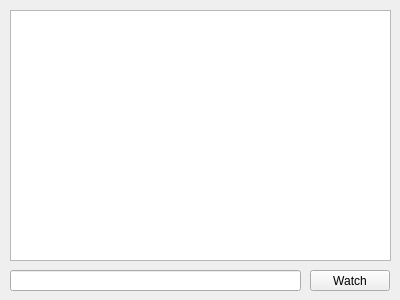
<?xml version="1.0" encoding="UTF-8"?>
<ui version="4.0">
 <class>CvarWatchWindow</class>
 <widget class="QWidget" name="CvarWatchWindow">
  <property name="geometry">
   <rect>
    <x>0</x>
    <y>0</y>
    <width>400</width>
    <height>300</height>
   </rect>
  </property>
  <property name="windowTitle">
   <string>Watch CVars</string>
  </property>
  <widget class="QLineEdit" name="lineEdit">
   <property name="geometry">
    <rect>
     <x>10</x>
     <y>270</y>
     <width>291</width>
     <height>21</height>
    </rect>
   </property>
  </widget>
  <widget class="QPushButton" name="watchCvarButton">
   <property name="geometry">
    <rect>
     <x>310</x>
     <y>270</y>
     <width>80</width>
     <height>21</height>
    </rect>
   </property>
   <property name="text">
    <string>Watch</string>
   </property>
  </widget>
  <widget class="QListView" name="watching">
   <property name="geometry">
    <rect>
     <x>10</x>
     <y>10</y>
     <width>381</width>
     <height>251</height>
    </rect>
   </property>
  </widget>
 </widget>
 <resources/>
 <connections/>
</ui>
